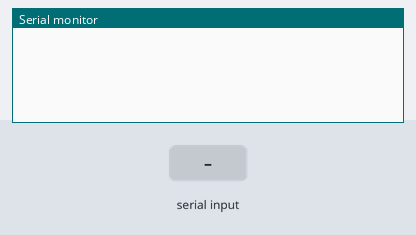
The sketch below on a simulated Arduino Uno, built with avr-gcc and run on an emulated ATmega328P. On the bench: the last lines printed to the serial monitor. The inputs (shaded band) are chosen by the test bench.

Above: at 2.8 s.
2.9 s: "1" received over the second serial link
At 3.6 s:
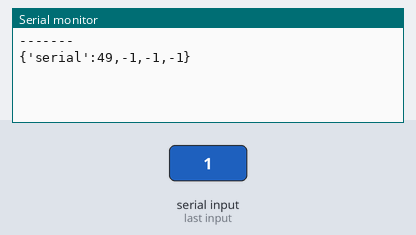
4.6 s: "0" received over the second serial link
At 5.9 s:
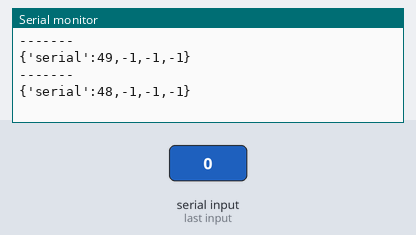
6.1 s: "2" received over the second serial link
At 7.5 s:
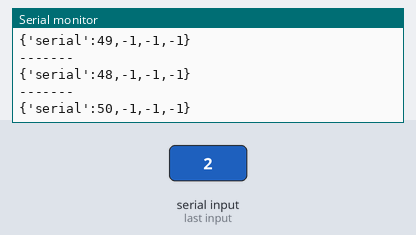

Measured:
- after the input at 2.9 s, the serial monitor: prints a new line after 0.10 s (image 1)
- after the input at 4.6 s, the serial monitor: prints a new line after 0.61 s (image 2)
- after the input at 6.1 s, the serial monitor: prints a new line after 0.21 s (image 3)

The sketch:

ReadID.ino
```cpp
#include <SoftwareSerial.h>
#define BAUD 9600
#define INFO 0x01
#define ID 0x02
#define READ 0x03
#define WRITE 0x04
#define STANDY 0x10
#define TX_PIN 2
#define RX_PIN 3
#define SHORT 100
#define LONG 1000
#define BUFFER 4
#define MAX 32

char output[MAX];
SoftwareSerial rfid(TX_PIN, RX_PIN); // so the RFID can be read

void setup() {
  Serial.begin(BAUD);
  rfid.begin(BAUD);
}

void loop() {
  int temp[BUFFER];
  rfid.write(ID);
  if (rfid.available()) {
    Serial.println("-------");
    rfid.write(ID);
    delay(SHORT);
    for (int i = 0; i < BUFFER; i++) {
      temp[i] = rfid.read();
    }
    sprintf(output, "{'serial':%d,%d,%d,%d}", temp[0],temp[1],temp[2],temp[3]);
    Serial.println(output);
  }
  delay(LONG);
}
```
